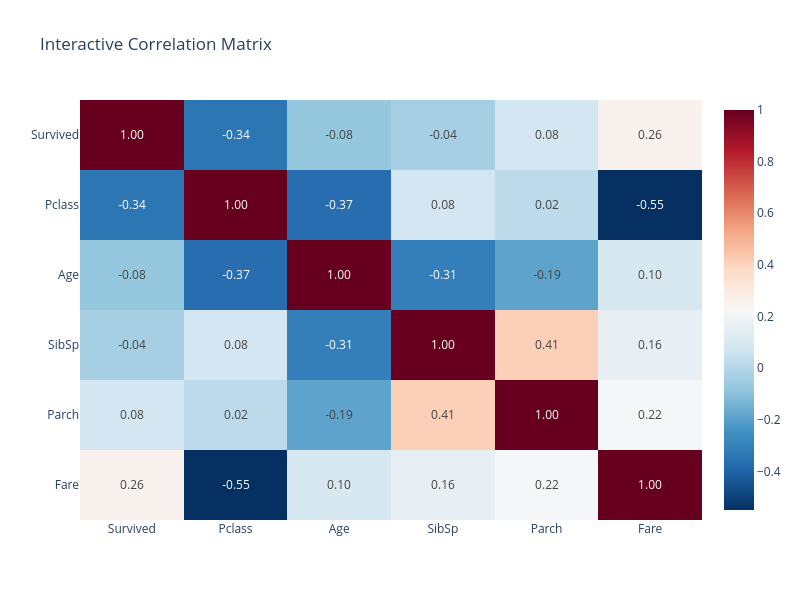

Notebook cell for this chart:
### Markdown cell above
**Interpretasi:**  
Matriks korelasi menunjukkan hubungan antar variabel numerik. Pclass berkorelasi negatif kuat dengan Survived (-0.34), dan Fare positif (+0.26). Pclass dan Fare sendiri berkorelasi (-0.55) yang berarti agak redundan, tapi kita tetap pakai keduanya karena beda informasi (Pclass = kelas sosial, Fare = harga tiket).

### Code cell
# Creating an Interactive Heatmap

import plotly.express as px
fig = px.imshow(corr,
                text_auto='.2f',
                aspect='auto',
                color_continuous_scale='RdBu_r',
                title='Interactive Correlation Matrix')

fig.update_layout(width=800, height=600)
fig.show()

### Figure 1 — Plotly figure (JSON) as saved in the notebook; plotly's stock layout.template omitted (floating-point values rounded to 4 significant figures)
{"data": [{"coloraxis": "coloraxis", "hovertemplate": "x: %{x}<br>y: %{y}<br>color: %{z}<extra></extra>", "name": "0", "texttemplate": "%{z:.2f}", "type": "heatmap", "x": ["Survived", "Pclass", "Age", "SibSp", "Parch", "Fare"], "xaxis": "x", "y": ["Survived", "Pclass", "Age", "SibSp", "Parch", "Fare"], "yaxis": "y", "z": [[1, -0.3385, -0.0772, -0.0353, 0.0816, 0.2573], [-0.3385, 1, -0.3692, 0.0831, 0.0184, -0.5495], [-0.0772, -0.3692, 1, -0.3082, -0.1891, 0.0961], [-0.0353, 0.0831, -0.3082, 1, 0.4148, 0.1597], [0.0816, 0.0184, -0.1891, 0.4148, 1, 0.2162], [0.2573, -0.5495, 0.0961, 0.1597, 0.2162, 1]]}], "layout": {"coloraxis": {"colorscale": [[0, "rgb(5,48,97)"], [0.1, "rgb(33,102,172)"], [0.2, "rgb(67,147,195)"], [0.3, "rgb(146,197,222)"], [0.4, "rgb(209,229,240)"], [0.5, "rgb(247,247,247)"], [0.6, "rgb(253,219,199)"], [0.7, "rgb(244,165,130)"], [0.8, "rgb(214,96,77)"], [0.9, "rgb(178,24,43)"], [1, "rgb(103,0,31)"]]}, "height": 600, "title": {"text": "Interactive Correlation Matrix"}, "width": 800, "xaxis": {"anchor": "y", "domain": [0, 1]}, "yaxis": {"anchor": "x", "autorange": "reversed", "domain": [0, 1]}}}
